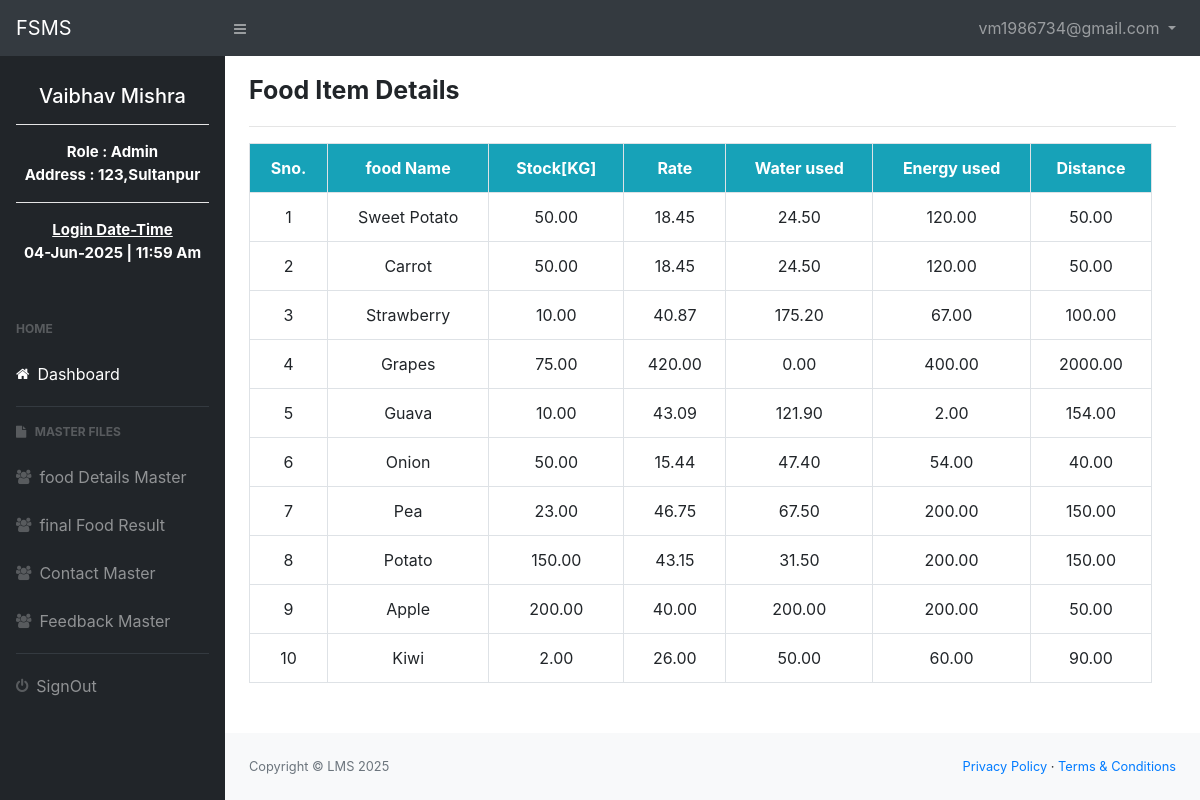
The page /viewitemDetails.php (signed in) on the database its author committed.
### tables this page shows
CREATE TABLE `users` (
  `user_id` int(11) NOT NULL,
  `username` varchar(50) NOT NULL,
  `password` varchar(255) NOT NULL,
  `contact` varchar(10) NOT NULL,
  `email` varchar(100) NOT NULL,
  `address` varchar(50) NOT NULL,
  `role` enum('admin','farmer','supplier','consumer') NOT NULL
);

CREATE TABLE `foodrates` (
  `item_id` int(11) NOT NULL,
  `item_name` varchar(100) DEFAULT NULL,
  `amount` decimal(5,2) DEFAULT NULL,
  `rate` decimal(10,2) DEFAULT NULL,
  `water_used` decimal(10,2) DEFAULT NULL,
  `energy_used` decimal(10,2) DEFAULT NULL,
  `distance` decimal(10,2) DEFAULT NULL
);

### viewitemDetails.php (the view, shortened to what this page needs)
<?php
      include("shared/conn.php");
  ?>
<!DOCTYPE html>
  <html>
  <head>
       <link rel="stylesheet" href="css/all.min.css" />
      <link rel="stylesheet" href="css/bootstrap.min.css" />
      <link rel="stylesheet" href="css/admincss.css" />
      <link rel="stylesheet" href="https://cdnjs.cloudflare.com/ajax/libs/font-awesome/4.7.0/css/font-awesome.min.css">
   </head>
  <body class="sb-nav-fixed">
    <?php include_once("shared/adminpagetop.php") ?>
    <div id="layoutSidenav">
        <?php include_once("shared/adminsidenav.php") ?>
        <div id="layoutSidenav_content">
            <main>
     <div class="container mt-3">
      <div class="row">
        <div class="col-md-9" style="font-size: 25px;
         font-weight: bold;">Food Item Details</div>
         </div>
       <hr/>
     <div class="row table-responsive text-center">
       <div class="col md-12">
  <?php
       $rs=mysqli_query($conn,"select * from foodrates order by item_id desc")
       or die("Error: ".mysqli_error($conn));
      $str="";
      $item_id=1;
       while($row=mysqli_fetch_array($rs))
          {
                $str=$str."<tr>
                               <td>$item_id</td>
                               <td>$row[1]</td>
                               <td>$row[2]</td>
                              <td>$row[3]</td>
                              <td>$row[4]</td>
                              <td>$row[5]</td>
                              <td>$row[6]</td>
                         </tr>";
                        $item_id++;
             }
     $tbl="";
      if($str)
       {
          $tbl=$tbl."<table class='table table-bordered '>
             <tr class='bg-info text-white'>
                <th>Sno.</th>
               <th>food Name</th>
               <th>Stock[KG]</th>
               <th>Rate</th>
                <th>Water used</th>
                 <th>Energy used</th>
                  <th>Distance</th>
            </tr>
                     $str
           </table>";
        }
       if($tbl)
               echo $tbl;
        else
             echo "No Date Found...!!";
    ?>
       </div>
     </div>
   </div>
   </main>
          <?php
            include_once("shared/adminpagebottom.php")
          ?>
      </div>
  </div>
  </body>
</html>

### shared/adminsidenav.php (shortened to what this page needs)
<div id="layoutSidenav_nav">
<nav class="sb-sidenav accordion sb-sidenav-dark" id="sidenavAccordion">
    <div class="sb-sidenav-menu">
         <?php
         include_once("shared/conn.php");
              if(isset($_SESSION["email"]) &&
                isset($_SESSION["logstatus"]) &&
               $_SESSION["role"]=="admin")
                 {
                    $username="guest";
                    if(isset($_SESSION["email"]))
                    $email=$_SESSION["email"];
                    $rs=mysqli_query($conn,"SELECT * FROM users WHERE email='$email'") or die("Error: ".mysqli_error($conn));
                    if($row=mysqli_fetch_row($rs))
                    {
                       $username=$row[1];
                       $Address=$row[5];
                       $role=$row[6];
                    }
                ?>
      <div class="nav">
            <div class="sb-sidenav-menu-heading text-center text-white text-capitalize " style="font-size:15px;">
                <h5><?php echo "$username"  ?><br/></h5><hr color=white>
                <?php echo "Role : $role" ?><br/>
                <?php echo "Address : $Address" ?><br/><hr color=white>
                <p class="mt-2" >
                <u>Login Date-Time</u><br> <?php echo date('d-M-Y | h:i a')?>
                </p>
            </div>
                    <div class="sb-sidenav-menu-heading">Home</div>
                    <a class="nav-link" href="">
                        <div class="sb-nav-link-icon">
                            <i class="fa fa-home"></i>
                        </div>
                        Dashboard
                    </a>
                    <div style="border-bottom: 1px solid"
		                class="ml-3 mr-3 mt-2 mb-2 text-dark">
                     </div>
                    <div class="sb-sidenav-menu-heading pt-2">
                        <i class="fa fa-file"></i>
                        &nbsp;&nbsp;Master Files
                    </div>
                    <a class="nav-link" href="./itemDetails">
                    <div class="sb-nav-link-icon">
                        <i class="fa fa-users"></i>
                        </div>
                            food Details Master
                    </a>
                    <a class="nav-link" href="FoodresultDetails">
                    <div class="sb-nav-link-icon">
                        <i class="fa fa-users"></i>
                        </div>
                           final Food Result
                    </a>
                    <a class="nav-link" href="contactDetails">
                    <div class="sb-nav-link-icon">
                        <i class="fa fa-users"></i>
                        </div>
                            Contact Master
                    </a>
                    <a class="nav-link" href="feedbackDetails">
                    <div class="sb-nav-link-icon">
                        <i class="fa fa-users"></i>
                        </div>
                            Feedback Master
                    </a>
                        <div style="border-bottom: 1px solid"
                                class="ml-3 mr-3 mt-2 mb-2 text-dark">
                        </div>
                        <a class="nav-link" href="signout.php">
                            <div class="sb-nav-link-icon">
                                    <i class="fa fa-power-off"></i>
                            </div>
                                SignOut
                        </a>
                </div>
             <?php
              }
            ?>
        </div>
    </nav>
</div>

### rows shown on the page
users: username "Vaibhav Mishra", role "Admin", address "123,Sultanpur"
foodrates: item_name "Sweet Potato", amount "50.00", rate "18.45", water_used "24.50", energy_used "120.00", distance "50.00"
foodrates: item_name "Carrot", amount "50.00", rate "18.45", water_used "24.50", energy_used "120.00", distance "50.00"
foodrates: item_name "Strawberry", amount "10.00", rate "40.87", water_used "175.20", energy_used "67.00", distance "100.00"
foodrates: item_name "Grapes", amount "75.00", rate "420.00", water_used "0.00", energy_used "400.00", distance "2000.00"
foodrates: item_name "Guava", amount "10.00", rate "43.09", water_used "121.90", energy_used "2.00", distance "154.00"
foodrates: item_name "Onion", amount "50.00", rate "15.44", water_used "47.40", energy_used "54.00", distance "40.00"
foodrates: item_name "Pea", amount "23.00", rate "46.75", water_used "67.50", energy_used "200.00", distance "150.00"
foodrates: item_name "Potato", amount "150.00", rate "43.15", water_used "31.50", energy_used "200.00", distance "150.00"
foodrates: item_name "Apple", amount "200.00", rate "40.00", water_used "200.00", energy_used "200.00", distance "50.00"
foodrates: item_name "Kiwi", amount "2.00", rate "26.00", water_used "50.00", energy_used "60.00", distance "90.00"

### other values the page prints
$_SESSION["email"] "vm1986734@gmail.com"
